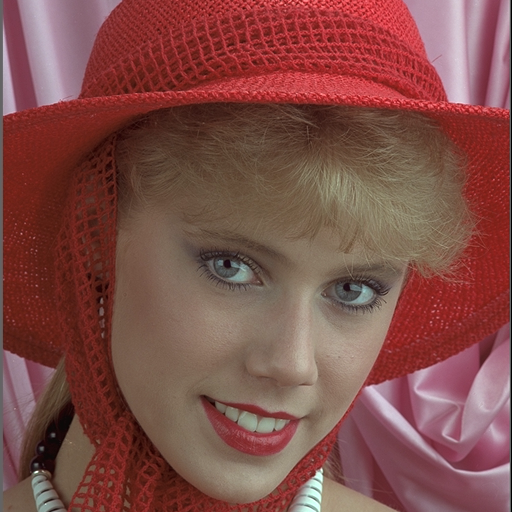
#> input picture src/ImageOverlap_map.bmp, 512 x 512 px
$ python cudaImage.py ImageOverlap_map.bmp   (older library calls are emulated)
#> lines starting #> are read from the running program, lines starting #| are printed output that depends on the picture
import sys
from timeit import default_timer as timer

import numpy as np
from numba import cuda, vectorize
#from numba.cuda import cufft
from scipy import misc, ndimage
from scipy.signal import fftconvolve


@vectorize(['complex64(complex64, complex64)'], target='gpu')
def vmult(a, b):
    return a * b


def best_grid_size(size, tpb):
    bpg = np.ceil(np.array(size, dtype=np.float) / tpb).astype(np.int).tolist()
    return tuple(bpg)


def main():
    laplacian_pts = '''
    -4 -1 0 -1 -4
    -1 2 3 2 -1
    0 3 4 3 0
    -1 2 3 2 -1
    -4 -1 0 -1 -4
    '''.split()

    laplacian = np.array(laplacian_pts, dtype=np.float32).reshape(5, 5)

    try:
        filename = sys.argv[1]
        image = ndimage.imread(filename, flatten=True).astype(np.float32)
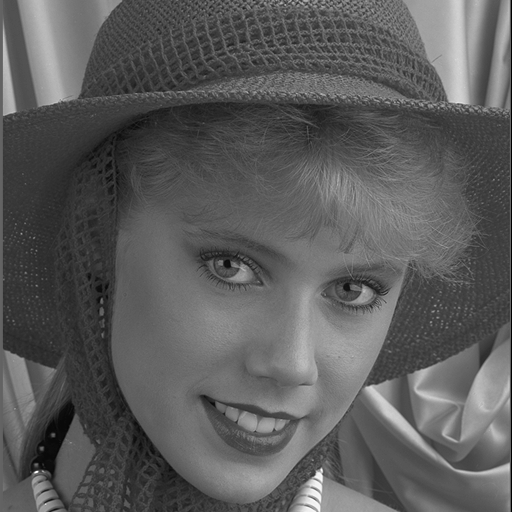
#> image: shape (512, 512) float32; min 0, max 255, mean 91.9
    except IndexError:
        image = misc.lena().astype(np.float32)

    print("Image size: %s" % (image.shape,))
#| Image size: (512, 512)

    response = np.zeros_like(image)
    response[:5, :5] = laplacian

    ts = timer()
    fftconvolve(image, laplacian, mode='same')
    te = timer()
    print('CPU: %.2fs' % (te - ts))

    threadperblock = 32, 8
    blockpergrid = best_grid_size(tuple(reversed(image.shape)), threadperblock)
#> blockpergrid = (16, 64)
    print('kernel config: %s x %s' % (blockpergrid, threadperblock))
#| kernel config: (16, 64) x (32, 8)
    """
    cufft.FFTPlan(shape=image.shape, itype=np.complex64, otype=np.complex64)

    ts = timer()
    image_complex = image.astype(np.complex64)
    response_complex = response.astype(np.complex64)

    d_image_complex = cuda.to_device(image_complex)
    d_response_complex = cuda.to_device(response_complex)

    cufft.fft_inplace(d_image_complex)
    cufft.fft_inplace(d_response_complex)

    vmult(d_image_complex, d_response_complex, out=d_image_complex)

    cufft.ifft_inplace(d_image_complex)

    d_image_complex.copy_to_host().real / np.prod(image.shape)
    """
    te = timer()
    print('GPU: %.2fs' % (te - ts))


if __name__ == '__main__':
    main()
